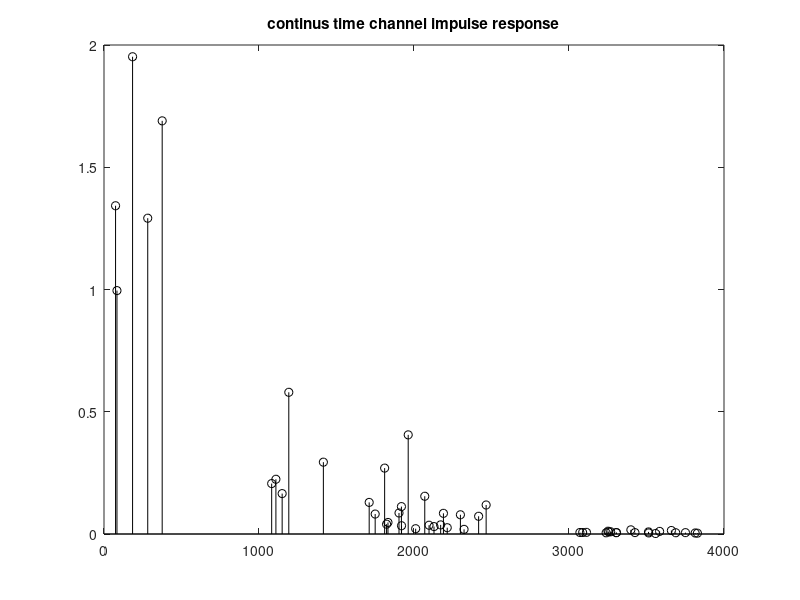
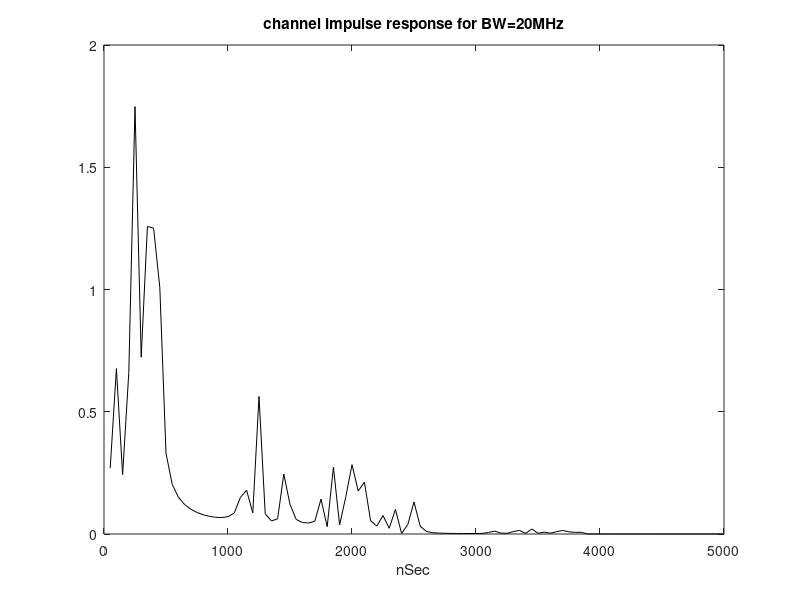

Write the MATLAB code that produced these figures, in order.
clear all, close all, clc;
%%%%%%%%%%%%%%%%%%%%%%%%%%%%%%%%%%%%%%%%%%%%%%%%%%%
% EXAMPLE 7.1  Channel Model Generation 
%%%%%%%%%%%%%%%%%%%%%%%%%%%%%%%%%%%%%%%%%%%%%%%%%%%
% uses Signal Processing Toolbox
%------------------------------------------------------------------------
% generate multipath wireless channel
% base band model of Saleh-Valenzuela (S-V) channel model
% The model is implemented as a tap delay line structure 
% The model assumes that multipath components arrive in clusters
% the cluster arrival rate is described by a Poisson process 
% The average power of subsequent clusters is assumed to decay exponentially. 
% Each cluster is composed of many multipath rays, 
% whose arrival times are also described by Poisson process
% the average ray power in any given cluster is assumed to decay exponentially 
% the phase of each ray is uniformly distributed over [0, 2*pi].
ts = 50 ;                                        % sampling time (nsec) (BW = 1/ts)
t0=550.4;                                     % First cluster arrival occurs 
fc0=1e-3 * [5800];                       % first center frequency per GHz
fc= [fc0 fc0+1e9/ts fc0+2e9/ts];  % center frequency per GHz, fc must be in GHz in accordance with ts
channel_length=100;                   % number of samples in channel model
SNR_dB=10;                               % Signal To Noise Ratio in dB
%------------------------------------------------------------------------
%S-V model parameters
Gam = 550;                             % Cluster decay factor
gamma = 670;                         % Ray decay factor
st1 = .4;                                   % Standard deviation of log-normal variable for cluster fading
st2 = .4;                                   % Standard deviation of log-normal  variable for ray fading
mu_const = 0.3;
cluster_nom=10;                     % number of cluster in generated channel  
ray_per_cluster_nom=5;         % number of rays in each cluster
max_channel_length=4000;    % maximum channel duration in nSec
max_cluster_length=400;        % maximum cluster duration in nSec
%------------------------------------------------------------------------
% get one realizations of continus time channel impulse response  
cluter_vect=(max_channel_length-t0)*rand(1,cluster_nom);
cluster_matrix=repmat(cluter_vect,ray_per_cluster_nom,1);
ray_matrix=max_cluster_length*rand(ray_per_cluster_nom,cluster_nom);
ln_xi_vect=st1*randn(size(cluter_vect));      % set cluster fading 
ln_xi_matrix=repmat(ln_xi_vect,ray_per_cluster_nom,1);
ln_beta_matrix = st2*randn(size(ray_matrix)); % set ray fading 
final_delays=ray_matrix+cluster_matrix;       % time of arrival matrix
mu_matrix = cluster_matrix/Gam-ray_matrix/gamma - mu_const; 
                          % ray decay because of path
                          % loss ( function of cluster delay and ray decay)
h_val_matrix = exp(-1*(ln_xi_matrix+ln_beta_matrix+mu_matrix));
                          % generate ray coeeficent
temp_t=final_delays(:);
temp_h=h_val_matrix(:);
np = cluster_nom*ray_per_cluster_nom;    % number of rays (or paths) for this realization
[sort_temp_t,sort_ix] = sort(temp_t);    % sort in ascending time order
t_ct = sort_temp_t;
h = temp_h(sort_ix);
                 % multiply each tap with a uniform random phase [0,2*pi]
h_ct = h .*  exp(-sqrt(-1)* 2 * pi * rand(size(h)));
% Outputs
%   h_ct is returned  a random realization of the channel impulse response 
%   t_ct is organized as h_ct, but holds the time instances (in nsec) of 
%   the paths whose signed amplitudes are stored in h_ct
%   t0 is the arrival time of the first cluster 
%   np is the number of paths 
figure, stem(t_ct,abs(h_ct),'k');
% xlabel('nSec'), xlim([0,4000]);
title('continus time channel impulse response');
%------------------------------------------------------------------------
% convert continuous-time channel model h_ct to N-times oversampled samples
% ts is the desired time resolution
% hN will be produced with time resolution ts / N.
% It is up to the user to then apply any filtering and/or complex 
% downconversion and then decimate by N to finally obtain 
% an channel impulse response (CIR) at time resolution ts.
% N*fs = N/ts is the intermediate sampling frequency before decimation
N =128;                         % make N a power of 2 to facilitate efficient multi-stage decimation
Nfs = N / ts;                   % bandwidths of channel (GHz)    
t_max = max(t_ct(:));           % maximum time value across all channels
h_len = 1 + floor(t_max * Nfs); % number of time samples at resolution ts/N
hN = zeros(h_len,1);
np_k = np;                      % number of paths in this channel
t_Nfs = 1 + floor(t_ct(1:np) * Nfs);  % vector of quantized time 
for n = 1:np
    hN(t_Nfs(n),1) = hN(t_Nfs(n),1) + h_ct(n,1);
end
%------------------------------------------------------------------------
% To obtain our desired complex base band equivalent channel model sampled,
% first shift the whole spectrum by the desired center frequency,
% apply low pass filtering (with cut off frequency BW/2 MHz) 
% and then decimate down by N to obtain our desired complex base band equivalent channel model
% repeat this process for each subband
for k=1:length(fc),
  hN_b_shift(:,k)=hN .* exp(-sqrt(-1)*2*pi* fc(k)*(0:length(hN)-1)*ts/N).';
        % Resample and correct for 1/N scaling imposed by decimation
  h_b(:,k) = N * resample(hN_b_shift(:,k), 1, N);
end
                % Restrict the length of channel to a given channel_length
h_b =[h_b ; zeros(channel_length,size(h_b,2))];
h_b=h_b(1:channel_length,:);
figure, plot(ts*(1:channel_length),abs(h_b(:,1)),'k');
xlabel('nSec');
title('channel impulse response for BW=20MHz');
%%%%%%%%%%%%%%%%%%%%%%%%%%%%%%%%%%%%%%%%%%%%%%%%%%%
